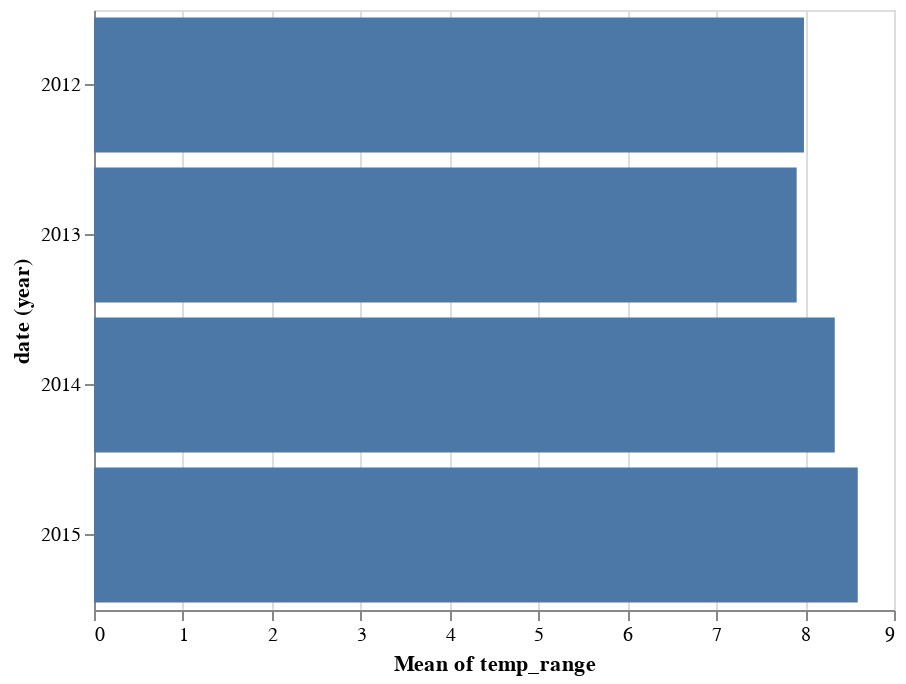

The code cell stored with this chart in its notebook:
### Markdown cell above
The chart indicates that the annual average of the daily high temperatures increased over the course of these four years, a fact that you can confirm for minimum daily temperatures as well.

You might also wonder how the daily temperature range changes throughout the year. For this, we have to add a computation to derive a new field, which can be done by adding a calculate transform:

### Code cell
alt.Chart(df).mark_bar().encode(
        x='mean(temp_range):Q',
        y='year(date):O'
    ).transform_calculate(
        temp_range="datum.temp_max - datum.temp_min"
    )

### Figure 1 — Vega-Lite specification as saved in the notebook (floating-point values rounded to 4 significant figures; data arrays with more than 128 entries replaced by an {"elided": "..."} marker saying what was removed)
{"$schema": "https://vega.github.io/schema/vega-lite/v2.4.3.json", "config": {"view": {"height": 300, "width": 400}}, "data": {"values": {"elided": "1461 records"}}, "encoding": {"x": {"aggregate": "mean", "field": "temp_range", "type": "quantitative"}, "y": {"field": "date", "timeUnit": "year", "type": "ordinal"}}, "mark": "bar", "transform": [{"as": "temp_range", "calculate": "datum.temp_max - datum.temp_min"}]}
